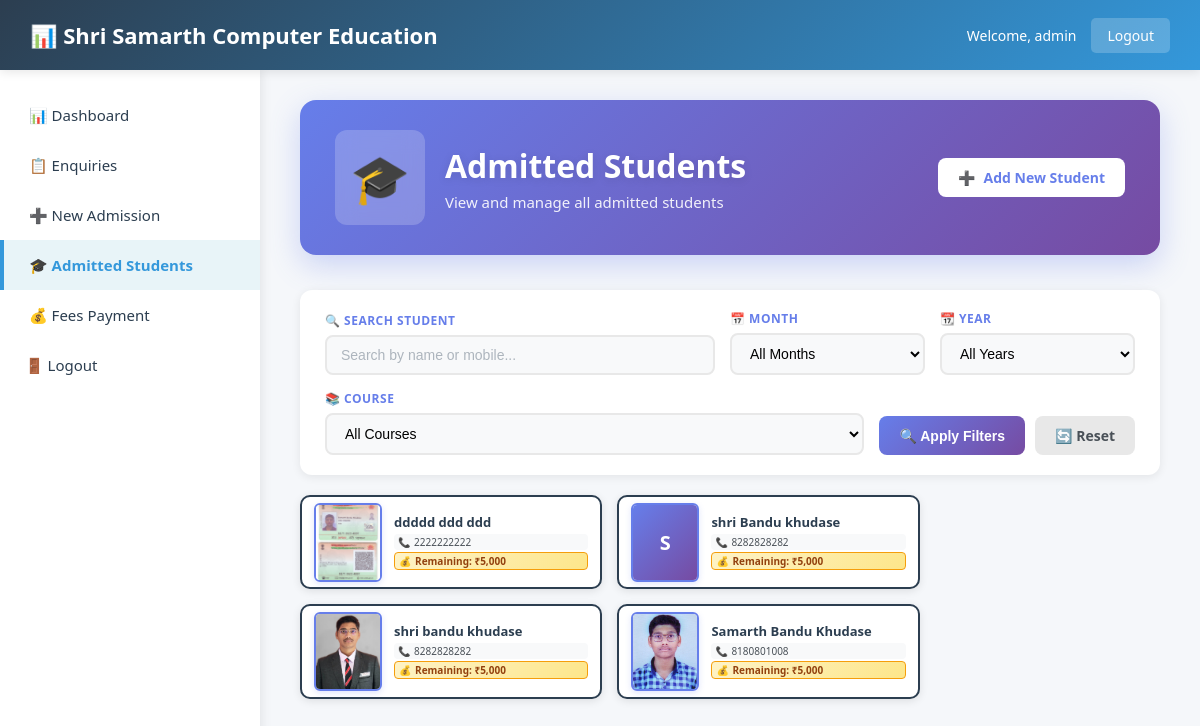
Page /admission/students/ (signed in) on the committed database.
### core/models.py (models this page shows, shortened)
class AdmittedStudent(models.Model):
    COURSE_CHOICES = [
        ('MS-CIT', 'MS-CIT'),
        ('Tally', 'Tally'),
        ('Advance Excel', 'Advance Excel'),
        ('IOT', 'IOT'),
        ('Scratch', 'Scratch'),
        ('Other', 'Other'),
    ]
    GENDER_CHOICES = [
        ('Male', 'Male'),
        ('Female', 'Female'),
        ('Other', 'Other'),
    ]
    MARITAL_STATUS_CHOICES = [
        ('Single', 'Single'),
        ('Married', 'Married'),
    ]
    course = models.CharField(max_length=50, choices=COURSE_CHOICES)
    custom_course = models.CharField(max_length=100, blank=True, null=True, help_text="If 'Other' is selected")
    student_name = models.CharField(max_length=100)
    father_name = models.CharField(max_length=100)
    surname = models.CharField(max_length=100)
    mother_name = models.CharField(max_length=100)
    full_name = models.CharField(max_length=300)
    date_of_birth = models.DateField()
    mobile_own = models.CharField(max_length=15)
    parent_mobile = models.CharField(max_length=15, blank=True, null=True)
    gender = models.CharField(max_length=10, choices=GENDER_CHOICES)
    marital_status = models.CharField(max_length=10, choices=MARITAL_STATUS_CHOICES)
    address = models.TextField()
    city = models.CharField(max_length=100)
    tehsil_block = models.CharField(max_length=100)
    district = models.CharField(max_length=100)
    pin_code = models.CharField(max_length=10)
    educational_qualification = models.CharField(max_length=200)
    photo = models.ImageField(upload_to='student_photos/', blank=True, null=True)
    total_fees = models.DecimalField(
        max_digits=10,
        decimal_places=2,
        validators=[MinValueValidator(0)],
        default=5000
    )
    paid_fees = models.DecimalField(
        max_digits=10,
        decimal_places=2,
        validators=[MinValueValidator(0)],
        default=0
    )
    admission_date = models.DateTimeField(auto_now_add=True)
    updated_at = models.DateTimeField(auto_now=True)
    class Meta:
        ordering = ['-admission_date']
        verbose_name = 'Admitted Student'
        verbose_name_plural = 'Admitted Students'

### core/views.py (the view)
# urls.py: path('admission/students/', views.admitted_students, name='admitted_students'),
@login_required
def admitted_students(request):
    search = request.GET.get("search", "")
    month = request.GET.get("month", "")
    year = request.GET.get("year", "")
    course = request.GET.get("course", "")
    students = AdmittedStudent.objects.all().order_by('-admission_date')
    if search:
        students = students.filter(
            Q(full_name__icontains=search) |
            Q(student_name__icontains=search) |
            Q(mobile_own__icontains=search)
        )
    if month:
        students = students.filter(admission_date__month=month)
    if year:
        students = students.filter(admission_date__year=year)
    if course:
        students = students.filter(course=course)
    available_years = (
        AdmittedStudent.objects
        .annotate(year=ExtractYear('admission_date'))
        .values_list('year', flat=True)
        .distinct()
        .order_by('-year')
    )
    return render(request, 'core/admitted_students.html', {
        'students': students,
        'search': search,
        'month': month,
        'year': year,
        'course': course,
        'available_years': available_years,
        'active_page': 'admitted_students'
    })

### templates/core/admitted_students.html (shortened to what this page needs)
{% extends 'base/base.html' %}
{% load static %}
{% block extra_css %}
<link rel="stylesheet" href="{% static 'core/admitted_students.css' %}">
{% endblock %}
{% block page_heading %}
<div class="page-header">
    <div class="page-header-content">
        <div class="page-title-wrapper">
            <div class="page-icon">🎓</div>
            <div>
                <h1 class="page-title">Admitted Students</h1>
                <p class="page-subtitle">View and manage all admitted students</p>
            </div>
        </div>
        <div class="page-actions">
            <a href="{% url 'new_admission' %}" class="action-btn primary">
                <span>➕</span> Add New Student
            </a>
        </div>
    </div>
</div>
{% endblock %}
{% block content %}
<div class="filters-container">
    <form method="get" class="filters-form" id="filterForm">
        <div class="filter-group search-group">
            <label for="search">🔍 Search Student</label>
            <input
                type="text"
                name="search"
                id="search"
                placeholder="Search by name or mobile..."
                value="{{ search }}"
                class="filter-input"
            >
        </div>
        <div class="filter-group">
            <label for="month">📅 Month</label>
            <select name="month" id="month" class="filter-select">
                <option value="">All Months</option>
            </select>
        </div>
        <div class="filter-group">
            <label for="year">📆 Year</label>
            <select name="year" id="year" class="filter-select">
                <option value="">All Years</option>
            </select>
        </div>
        <div class="filter-group">
            <label for="course">📚 Course</label>
            <select name="course" id="course" class="filter-select">
                <option value="">All Courses</option>
            </select>
        </div>
        <div class="filter-buttons">
            <button type="submit" class="filter-btn apply">
                🔍 Apply Filters
            </button>
            <a href="{% url 'admitted_students' %}" class="filter-btn reset">
                🔄 Reset
            </a>
        </div>
    </form>
</div>
<div class="students-container">
    <div class="students-grid">
        {% if students %}
            {% for student in students %}
            <div class="student-card" onclick="openStudentModal({{ student.id }})">
                <div class="student-photo">
                    {% if student.photo %}
                        <img src="{{ student.photo.url }}" alt="{{ student.full_name }}">
                    {% else %}
                        <div class="photo-placeholder">
                            {{ student.student_name|slice:":1"|upper }}
                        </div>
                    {% endif %}
                </div>
                <div class="student-info">
                    <h3 class="student-name">{{ student.full_name }}</h3>
                    <div class="student-details">
                        <div class="detail-item">
                            <span class="detail-icon">📞</span>
                            <span>{{ student.mobile_own }}</span>
                        </div>
                        <div class="detail-item fees">
                            <span class="detail-icon">💰</span>
                            <span>Remaining: ₹5,000</span>
                        </div>
                    </div>
                </div>
            </div>
            {% endfor %}
        {% endif %}
    </div>
</div>
{% endblock %}

### templates/base/base.html (shortened to what this page needs)
{% load static %}
<!DOCTYPE html>
<html lang="en">
<head>
    <link rel="stylesheet" href="{% static 'core/dashboard.css' %}">
    {% block extra_css %}{% endblock %}
</head>
<body>
<header class="top-header">
    <h1>📊 Shri Samarth Computer Education</h1>
    <div class="user-info">
        <span>Welcome, {{ request.user.username|default:"Admin" }}</span>
        <a href="{% url 'logout' %}" class="logout-btn" onclick="event.preventDefault(); document.getElementById('logout-form').submit();">Logout</a>
    </div>
</header>
<div class="layout">
    {% include 'includes/sidebar.html' %}
    <main class="main-content">
        {% block page_heading %}{% endblock %}
        {% block content %}{% endblock %}
    </main>
</div>
</body>
</html>

### static/core/dashboard.css (style rules this page uses)
* { margin: 0; padding: 0; box-sizing: border-box; }
html, body { height: 100%; font-family: 'Segoe UI', Tahoma, Geneva, Verdana, sans-serif; background: #f5f7fa; }
.top-header { height: 70px; background: linear-gradient(135deg, #2c3e50, #3498db); color: white; padding: 0 30px; display: flex; align-items: center; justify-content: space-between; position: fixed; top: 0; left: 0; right: 0; z-index: 1000; box-shadow: 0 2px 10px rgba(0,0,0,0.1); }
.top-header h1 { font-size: 22px; font-weight: 600; margin: 0; }
.user-info { display: flex; align-items: center; gap: 15px; }
.user-info span { font-size: 14px; }
.logout-btn { background: rgba(255,255,255,0.2); color: white; padding: 8px 16px; border-radius: 5px; text-decoration: none; transition: background 0.3s; font-size: 14px; }
.layout { display: flex; padding-top: 70px; min-height: 100vh; }
.main-content { flex: 1; margin-left: 260px; padding: 30px 40px; min-height: calc(100vh - 70px); background: #f5f7fa; }
.page-header { background: linear-gradient(135deg, #667eea 0%, #764ba2 100%); border-radius: 16px; padding: 0; margin-bottom: 35px; box-shadow: 0 10px 30px rgba(102, 126, 234, 0.3); overflow: hidden; }
.page-header-content { padding: 30px 35px; display: flex; justify-content: space-between; align-items: center; flex-wrap: wrap; gap: 20px; }
.page-title-wrapper { display: flex; align-items: center; gap: 20px; }
.page-icon { font-size: 48px; background: rgba(255, 255, 255, 0.2); padding: 15px; border-radius: 12px; backdrop-filter: blur(10px); }
.page-title { font-size: 32px; font-weight: 700; color: white; margin: 0; text-shadow: 0 2px 10px rgba(0, 0, 0, 0.1); }
.page-subtitle { font-size: 15px; color: rgba(255, 255, 255, 0.9); margin: 5px 0 0 0; font-weight: 400; }
.action-btn { padding: 10px 20px; border: none; border-radius: 8px; font-size: 14px; font-weight: 600; cursor: pointer; transition: all 0.3s ease; display: inline-flex; align-items: center; gap: 8px; text-decoration: none; }
.action-btn.primary { background: white; color: #667eea; }

### rows in the picture
AdmittedStudent: photo (picture), full_name "ddddd ddd ddd", mobile_own "2222222222"
AdmittedStudent: student_name "S", full_name "shri Bandu khudase", mobile_own "8282828282"
AdmittedStudent: photo (picture), full_name "shri bandu khudase", mobile_own "8282828282"
AdmittedStudent: photo (picture), full_name "Samarth Bandu Khudase", mobile_own "8180801008"

### other values in the picture
{{ request.user.username|default:"Admin" }} "admin"
